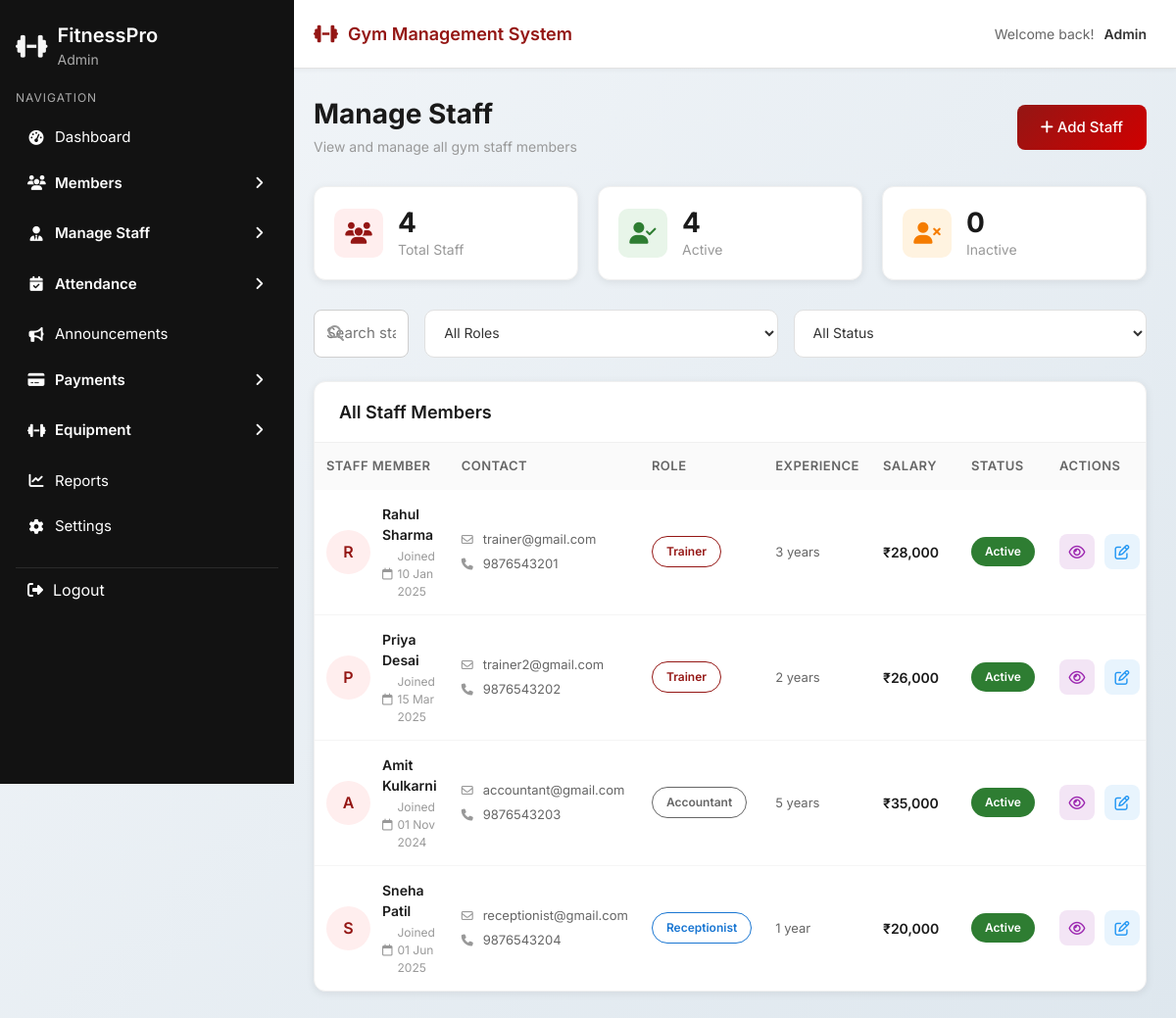
Page /admin1/staff-list.php on the committed database.
### tables this page shows
CREATE TABLE `staff` (
  `id` int(11) NOT NULL,
  `full_name` varchar(100) NOT NULL,
  `role` enum('trainer','receptionist','accountant','manager','maintenance','other') NOT NULL,
  `email` varchar(150) NOT NULL,
  `phone` varchar(20) NOT NULL,
  `join_date` date NOT NULL,
  `salary` decimal(10,2) DEFAULT NULL,
  `address` text DEFAULT NULL,
  `skills` text DEFAULT NULL,
  `experience` varchar(100) DEFAULT NULL,
  `emergency_contact` varchar(20) DEFAULT NULL,
  `status` enum('Active','Inactive') NOT NULL DEFAULT 'Active',
  `created_at` timestamp NOT NULL DEFAULT current_timestamp(),
  `updated_at` timestamp NOT NULL DEFAULT current_timestamp() ON UPDATE current_timestamp()
);

### admin1/staff-list.php (the view, shortened to what this page needs)
<?php
require_once '../dbcon.php';
$page = 'staff-list';
$sql    = "SELECT * FROM staff ORDER BY created_at DESC";
$result = mysqli_query($conn, $sql);
$staff_list = [];
if (mysqli_num_rows($result) > 0) {
    while ($row = mysqli_fetch_assoc($result)) {
        $staff_list[] = $row;
    }
}
$total_staff    = count($staff_list);
$active_staff   = 0;
$inactive_staff = 0;
foreach ($staff_list as $s) {
    if ($s['status'] === 'Active') $active_staff++;
    else $inactive_staff++;
}
?>
<!DOCTYPE html>
<html lang="en">
<head>
  <link href="https://cdn.jsdelivr.net/npm/bootstrap@5.3.2/dist/css/bootstrap.min.css" rel="stylesheet">
  <link rel="stylesheet" href="https://cdnjs.cloudflare.com/ajax/libs/font-awesome/6.5.1/css/all.min.css">
  <link rel="stylesheet" href="../css/sidebar.css">
  <link rel="stylesheet" href="../css/common.css">
</head>
<body>
<?php include '../layout/header.php'; ?>
<?php include '../layout/sidebar.php'; ?>
<div class="main-wrapper">
  <div class="main-content">
    <div class="page-header">
      <div class="d-flex justify-content-between align-items-center">
        <div>
          <h1 class="page-title">Manage Staff</h1>
          <p class="page-subtitle">View and manage all gym staff members</p>
        </div>
        <a href="staff-add.php" class="btn app-btn-primary">
          <i class="fa-solid fa-plus"></i> Add Staff
        </a>
      </div>
    </div>
    <div class="stats-grid">
      <div class="stat-card">
        <div class="stat-icon total"><i class="fa-solid fa-users"></i></div>
        <div class="stat-info"><h3><?= $total_staff ?></h3><p>Total Staff</p></div>
      </div>
      <div class="stat-card">
        <div class="stat-icon active"><i class="fa-solid fa-user-check"></i></div>
        <div class="stat-info"><h3><?= $active_staff ?></h3><p>Active</p></div>
      </div>
      <div class="stat-card">
        <div class="stat-icon inactive"><i class="fa-solid fa-user-xmark"></i></div>
        <div class="stat-info"><h3><?= $inactive_staff ?></h3><p>Inactive</p></div>
      </div>
    </div>
    <div class="d-flex gap-3 mb-4">
      <div class="search-box flex-grow-1">
        <i class="fa-solid fa-magnifying-glass"></i>
        <input type="text" id="searchInput" placeholder="Search staff by name, email or phone...">
      </div>
      <select class="filter-select" id="roleFilter">
        <option value="">All Roles</option>
      </select>
      <select class="filter-select" id="statusFilter">
        <option value="">All Status</option>
      </select>
    </div>
    <div class="members-table-container">
      <div class="table-header">
        <h3>All Staff Members</h3>
      </div>
      <table class="members-table">
        <thead>
          <tr>
            <th>Staff Member</th>
            <th>Contact</th>
            <th>Role</th>
            <th>Experience</th>
            <th>Salary</th>
            <th>Status</th>
            <th>Actions</th>
          </tr>
        </thead>
        <tbody id="staffTableBody">
          <?php if (count($staff_list) > 0): ?>
            <?php foreach ($staff_list as $s):
              $initial    = strtoupper(substr($s['full_name'], 0, 1));
              $role_class = match($s['role']) {
                'trainer'      => 'premium',
                'receptionist' => 'standard',
                'accountant'   => 'basic',
                default        => 'basic'
              };
            ?>
            <tr data-role="<?= strtolower($s['role']) ?>"
                data-status="<?= strtolower($s['status']) ?>">
              <td>
                <div class="member-cell">
                  <div class="member-avatar"><?= $initial ?></div>
                  <div class="member-info">
                    <span class="name"><?= htmlspecialchars($s['full_name']) ?></span>
                    <span class="joined">
                      <i class="fa-regular fa-calendar"></i>
                      Joined <?= date('d M Y', strtotime($s['join_date'])) ?>
                    </span>
                  </div>
                </div>
              </td>
              <td>
                <div class="contact-cell">
                  <div class="email"><i class="fa-regular fa-envelope"></i> <?= htmlspecialchars($s['email']) ?></div>
                  <div class="phone"><i class="fa-solid fa-phone"></i> <?= htmlspecialchars($s['phone']) ?></div>
                </div>
              </td>
              <td><span class="plan-badge <?= $role_class ?>"><?= ucfirst($s['role']) ?></span></td>
              <td style="color:#666;font-size:13px;"><?= $s['experience'] ? htmlspecialchars($s['experience']) : '—' ?></td>
              <td style="font-weight:600;color:#1a1a1a;"><?= $s['salary'] ? '₹' . number_format($s['salary'], 0) : '—' ?></td>
              <td>
                <span class="status-badge <?= strtolower($s['status']) ?>">
                  <?= htmlspecialchars($s['status']) ?>
                </span>
              </td>
              <td>
                <div class="action-buttons">
                  <button class="btn-action view"
                          onclick='openViewModal(<?= json_encode($s) ?>)'
                          title="View Details">
                    <i class="fa-regular fa-eye"></i>
                  </button>
                  <button class="btn-action edit"
                          onclick='openEditModal(<?= json_encode($s) ?>)'
                          title="Edit">
                    <i class="fa-regular fa-pen-to-square"></i>
                  </button>
                </div>
              </td>
            </tr>
            <?php endforeach; ?>
          <?php endif; ?>
        </tbody>
      </table>
    </div>
  </div>
</div>
</body>
</html>

### layout/header.php (shortened to what this page needs)
<!DOCTYPE html>
<html lang="en">
<head>
  <link href="https://cdn.jsdelivr.net/npm/bootstrap@5.3.2/dist/css/bootstrap.min.css" rel="stylesheet">
  <link rel="stylesheet" href="https://cdnjs.cloudflare.com/ajax/libs/font-awesome/6.5.1/css/all.min.css">
  <link rel="stylesheet" href="../css/sidebar.css">
  <link rel="stylesheet" href="../css/common.css">
</head>
<body>
<div class="top-header">
  <div class="header-left">
    <h1 class="header-title">
      <i class="fa-solid fa-dumbbell"></i>
      Gym Management System
    </h1>
  </div>
  <div class="header-right">
    <span class="welcome-text">Welcome back!</span>
    <span class="user-role"><?= isset($_SESSION['role']) ? ucfirst($_SESSION['role']) : 'Admin' ?></span>
  </div>
</div>

### layout/sidebar.php (shortened to what this page needs)
<?php
$user_role = isset($_SESSION['role']) ? $_SESSION['role'] : 'guest';
if ($user_role == 'admin') {
    $base = '../admin1/';
} elseif ($user_role == 'receptionist') {
    $base = '../receptionist/';
} elseif ($user_role == 'trainer') {
    $base = '../trainer1/';
} elseif ($user_role == 'accountant') {
    $base = '../accountant/';
} elseif ($user_role == 'customer') {
    $base = '../customer/';
} else {
    $base = '../';
}
$menus = [
    'admin' => [
        'dashboard'       => true,
        'members'         => true,
        'staff'           => true,
        'attendance'      => true,
        'announcements'   => true,
        'payments'        => true,
        'equipment'       => true,
        'reports'         => true,
        'settings'        => true
    ],
    'trainer' => [
        'dashboard'        => true,
        'assigned_members' => true,
        'attendance'       => true,
        'announcements'    => true,
        'reports'          => false
    ],
    'receptionist' => [
        'dashboard'      => true,
        'members'        => true,
        'attendance'     => true,
        'announcements'  => true
    ],
    'accountant' => [
        'dashboard'     => true,
        'payments'      => true,
        'reports'       => true,
        'members'       => true
    ],
    'customer' => [
        'dashboard'     => true,
        'my_profile'    => true,
        'my_attendance' => true,
        'my_workout'    => true,
        'announcements' => true
    ]
];
$user_menu = $menus[$user_role] ?? [];
?>
<aside class="sidebar">
  <div class="brand">
    <i class="fas fa-dumbbell logo"></i>
    <div class="brand-text">
      <h2>FitnessPro</h2>
      <p><?= ucfirst($user_role) ?></p>
    </div>
  </div>
  <div class="nav-section">
    <p class="nav-title">Navigation</p>
    <ul class="nav-list">
      <?php if (!empty($user_menu['dashboard'])): ?>
      <li class="<?php if($page=='dashboard') echo 'active'; ?>">
        <a href="<?= $base ?>index.php">
          <i class="fas fa-tachometer-alt"></i><span>Dashboard</span>
        </a>
      </li>
      <?php endif; ?>
      <?php if (!empty($user_menu['members'])): ?>
      <li class="submenu">
        <label for="members-menu" class="submenu-label">
          <i class="fas fa-users"></i><span>Members</span>
        </label>
      </li>
      <?php endif; ?>
      <?php if (!empty($user_menu['staff'])): ?>
      <li class="submenu">
        <label for="staff-menu" class="submenu-label">
          <i class="fas fa-user-tie"></i><span>Manage Staff</span>
        </label>
      </li>
      <?php endif; ?>
      <?php if (!empty($user_menu['attendance'])): ?>
      <li class="submenu">
        <label for="attendance-menu" class="submenu-label">
          <i class="fas fa-calendar-check"></i><span>Attendance</span>
        </label>
      </li>
      <?php endif; ?>
      <?php if (!empty($user_menu['announcements'])): ?>
      <li class="<?php if($page=='announcements') echo 'active'; ?>">
        <a href="../modules/announcements.php">
          <i class="fas fa-bullhorn"></i><span>Announcements</span>
        </a>
      </li>
      <?php endif; ?>
      <?php if (!empty($user_menu['payments'])): ?>
      <li class="submenu">
        <label for="payments-menu" class="submenu-label">
          <i class="fas fa-credit-card"></i><span>Payments</span>
        </label>
      </li>
      <?php endif; ?>
      <?php if (!empty($user_menu['equipment'])): ?>
      <li class="submenu">
        <label for="equipment-menu" class="submenu-label">
          <i class="fas fa-dumbbell"></i><span>Equipment</span>
        </label>
      </li>
      <?php endif; ?>
      <?php if (!empty($user_menu['reports'])): ?>
      <li class="<?php if($page=='reports') echo 'active'; ?>">
        <a href="<?= $base ?>reports.php">
          <i class="fas fa-chart-line"></i><span>Reports</span>
        </a>
      </li>
      <?php endif; ?>
      <?php if (!empty($user_menu['settings'])): ?>
      <li class="<?php if($page=='settings') echo 'active'; ?>">
        <a href="<?= $base ?>settings.php">
          <i class="fas fa-cog"></i><span>Settings</span>
        </a>
      </li>
      <?php endif; ?>
    </ul>
  </div>
  <a href="../auth/logout.php" class="logout">
    <i class="fas fa-sign-out-alt"></i><span>Logout</span>
  </a>
</aside>

### css/sidebar.css (style rules this page uses)
.sidebar *:not(i):not(.fa):not([class^="fa-"]) { font-family: 'Inter', sans-serif; }
:root { --sidebar-bg: #121212; --hover-bg: #1e1e1e; --active-color: #941614; --text-light: #ffffff; }
.sidebar { width: 25%; background-color: var(--sidebar-bg); color: var(--text-light); padding: 24px 16px; height: 100vh; position: fixed; top: 0; left: 0; overflow-y: auto; }
.sidebar { -ms-overflow-style: none; scrollbar-width: none; }
.brand { display: flex; align-items: center; gap: 10px; margin-bottom: 10px; }
.brand .logo { font-size: 26px; color: #f5f5f5; }
.brand-text h2 { font-size: 20px; font-weight: 600; color: #fff; margin: 0; }
.brand-text p { font-size: 14px; color: #aaa; margin-top: 2px; margin-bottom: 0; }
.nav-section { margin-top: 20px; }
.nav-title { font-size: 12px; color: #aaa; letter-spacing: 1px; text-transform: uppercase; margin-bottom: 10px; }
.nav-list { list-style: none; margin: 0; padding: 0; }
.nav-list > li { position: relative; border-radius: 4px; overflow: hidden; margin-bottom: 4px; }
.nav-list li > a, .submenu-label { display: flex; align-items: center; padding: 10px 12px; color: #fff; font-size: 15px; text-decoration: none; transition: background 0.3s; cursor: pointer; }
.nav-list li > a i, .submenu-label i { margin-right: 10px; width: 18px; text-align: center; }
.submenu-label { position: relative; }
.submenu-label::after { content: "\f105"; font-family: "Font Awesome 6 Free"; font-weight: 900; position: absolute; right: 15px; transition: transform 0.3s; }
.logout { display: flex; align-items: center; gap: 10px; color: #fff; padding: 10px 12px; cursor: pointer; border-top: 1px solid #2a2a2a; margin-top: 20px; text-decoration: none; transition: background 0.3s; }

### admin1/staff-list.php (style rules this page uses)
.action-buttons { display: flex; gap: 8px; align-items: center; flex-wrap: nowrap; }
.btn-action { width: 34px; height: 34px; border-radius: 8px; border: none; display: inline-flex; align-items: center; justify-content: center; cursor: pointer; font-size: 15px; transition: all 0.2s; flex-shrink: 0; }
.btn-action.view { background: #f3e5f5; color: #9c27b0; }
.btn-action.edit { background: #e8f4fd; color: #2196f3; }
.members-table-container { overflow-x: auto; -webkit-overflow-scrolling: touch; }
.members-table { min-width: 900px; }
.members-table th, .members-table td { padding: 14px 12px !important; font-size: 13px; }
.members-table th:last-child, .members-table td:last-child { min-width: 110px; white-space: nowrap; }
.members-table th:nth-child(4), .members-table td:nth-child(4) { width: 100px; }
.members-table th:nth-child(5), .members-table td:nth-child(5) { width: 90px; }
.members-table th:nth-child(6), .members-table td:nth-child(6) { width: 90px; }
.members-table th:nth-child(7), .members-table td:nth-child(7) { width: 110px; }

### layout/header.php (style rules this page uses)
.main-wrapper { margin-top: 70px !important; }

### rows in the picture
staff: full_name "R", full_name "Rahul Sharma", join_date "10 Jan 2025", email "trainer@gmail.com", phone "9876543201", role "Trainer", experience "3 years", salary "28,000", status "Active"
staff: full_name "P", full_name "Priya Desai", join_date "15 Mar 2025", email "trainer2@gmail.com", phone "9876543202", role "Trainer", experience "2 years", salary "26,000", status "Active"
staff: full_name "A", full_name "Amit Kulkarni", join_date "01 Nov 2024", email "accountant@gmail.com", phone "9876543203", role "Accountant", experience "5 years", salary "35,000", status "Active"
staff: full_name "S", full_name "Sneha Patil", join_date "01 Jun 2025", email "receptionist@gmail.com", phone "9876543204", role "Receptionist", experience "1 year", salary "20,000", status "Active"

### other values in the picture
$_SESSION['role'] "Admin"
$user_role "Admin"
$total_staff "4"
$active_staff "4"
$inactive_staff "0"
